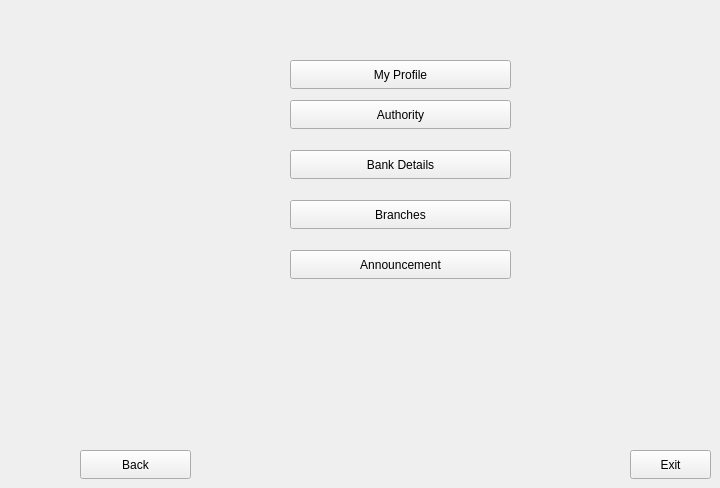
    <widget class="QWidget" name="Menue_1">
     <widget class="QPushButton" name="pushButton_3">
      <property name="geometry">
       <rect>
        <x>290</x>
        <y>60</y>
        <width>221</width>
        <height>29</height>
       </rect>
      </property>
      <property name="text">
       <string>My Profile</string>
      </property>
     </widget>
     <widget class="QPushButton" name="pushButton_4">
      <property name="geometry">
       <rect>
        <x>290</x>
        <y>100</y>
        <width>221</width>
        <height>29</height>
       </rect>
      </property>
      <property name="text">
       <string>Authority</string>
      </property>
     </widget>
     <widget class="QPushButton" name="pushButton_5">
      <property name="geometry">
       <rect>
        <x>290</x>
        <y>150</y>
        <width>221</width>
        <height>29</height>
       </rect>
      </property>
      <property name="text">
       <string>Bank Details</string>
      </property>
     </widget>
     <widget class="QPushButton" name="pushButton_6">
      <property name="geometry">
       <rect>
        <x>290</x>
        <y>200</y>
        <width>221</width>
        <height>29</height>
       </rect>
      </property>
      <property name="text">
       <string>Branches</string>
      </property>
     </widget>
     <widget class="QPushButton" name="pushButton_7">
      <property name="geometry">
       <rect>
        <x>290</x>
        <y>250</y>
        <width>221</width>
        <height>29</height>
       </rect>
      </property>
      <property name="text">
       <string>Announcement</string>
      </property>
     </widget>
     <widget class="QPushButton" name="pushButton_47">
      <property name="geometry">
       <rect>
        <x>80</x>
        <y>450</y>
        <width>111</width>
        <height>29</height>
       </rect>
      </property>
      <property name="text">
       <string>Back</string>
      </property>
     </widget>
     <widget class="QPushButton" name="pushButton_42">
      <property name="geometry">
       <rect>
        <x>630</x>
        <y>450</y>
        <width>81</width>
        <height>29</height>
       </rect>
      </property>
      <property name="text">
       <string>Exit</string>
      </property>
     </widget>
    </widget>
